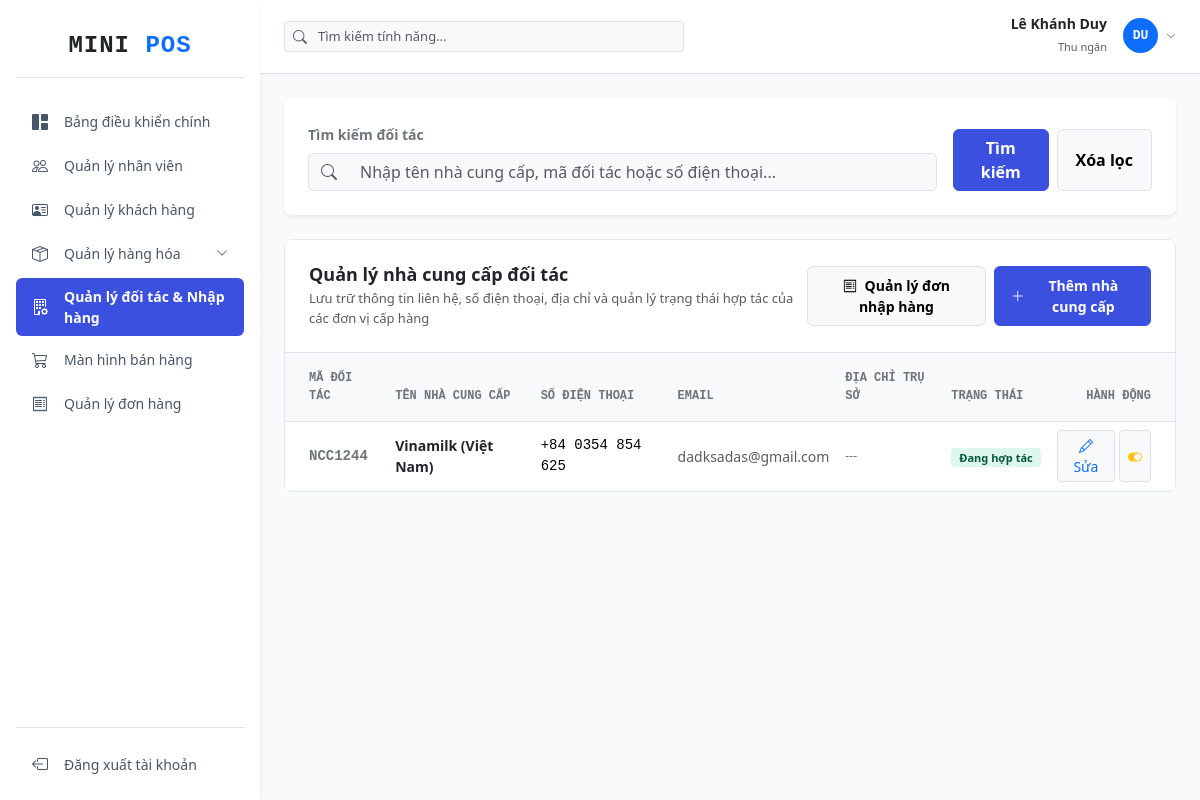
The app's page /supplier/index (signed in) with its own data.
### tables this page shows
CREATE TABLE `suppliers` (
  `id` int NOT NULL AUTO_INCREMENT,
  `supplier_code` varchar(50) NOT NULL,
  `supplier_name` varchar(255) NOT NULL,
  `phone` varchar(20) NOT NULL,
  `email` varchar(100) DEFAULT NULL,
  `address` text,
  `status` tinyint DEFAULT '1',
  `created_at` timestamp NULL DEFAULT CURRENT_TIMESTAMP,
  PRIMARY KEY (`id`),
  UNIQUE KEY `supplier_code` (`supplier_code`)
);

### controllers/SupplierController.php (called while the page is built, shortened)
<?php
require_once 'models/SupplierModel.php';
class SupplierController
{
    private $supplierModel;
    public function __construct()
    {
        $database = new Database();
        $this->db = $database->getConnection();
        $this->supplierModel = new SupplierModel($this->db);
    }
    public function index()
    {
        $search = isset($_GET['search']) ? trim($_GET['search']) : '';
        $suppliers = $this->supplierModel->getAllSuppliers($search);
        require_once 'views/supplier/index.php';
    }
}

### config/database.php (called while the page is built, shortened)
<?php
class Database
{
    private $host = DB_HOST;
    private $port = DB_PORT;
    private $db_name = DB_NAME;
    private $username = DB_USER;
    private $password = DB_PASS;
    public function getConnection()
    {
        $this->conn = null;
        try {
            $this->conn = new PDO("mysql:host=" . $this->host . ";port=" . $this->port . ";dbname=" . $this->db_name, $this->username, $this->password);
            $this->conn->setAttribute(PDO::ATTR_ERRMODE, PDO::ERRMODE_EXCEPTION);
            $this->conn->exec("set names utf8");
        } catch (PDOException $exception) {
            echo "Connection error: " . $exception->getMessage();
        }
        return $this->conn;
    }
}

### models/SupplierModel.php (called while the page is built, shortened)
<?php
class SupplierModel
{
    private $conn;
    public function __construct($db)
    {
        $this->conn = $db;
    }
    public function getAllSuppliers($search = '')
    {
        $query = "SELECT * FROM suppliers WHERE 1=1";
        $query .= " ORDER BY id DESC";
        $stmt = $this->conn->prepare($query);
        $stmt->execute();
        return $stmt->fetchAll(PDO::FETCH_ASSOC);
    }
}

### views/supplier/index.php (the view, shortened to what this page needs)
<?php
require_once 'views/layout/header.php';
$suppliers = $suppliers ?? [];
?>
<div class="card card-custom bg-white border-0 shadow-sm rounded-3 mb-4">
    <div class="card-body p-4">
        <form id="filterSupplierForm" class="row g-3 align-items-end" novalidate>
            <div class="col-md-9">
                <label class="form-label small fw-semibold text-secondary">Tìm kiếm đối tác</label>
                <div class="input-group">
                    <span class="input-group-text bg-light border-end-0 text-muted"><i class="bi bi-search"></i></span>
                    <input type="text" class="form-control bg-light border-start-0 shadow-none" id="supplierSearchInput" name="search" placeholder="Nhập tên nhà cung cấp, mã đối tác hoặc số điện thoại...">
                </div>
            </div>
            <div class="col-md-3 d-flex gap-2">
                <button type="submit" class="btn btn-primary w-100 fw-semibold shadow-none" style="background-color: #3c50e0; border-color: #3c50e0;">Tìm kiếm</button>
                <button type="button" id="btnResetSupplierFilter" class="btn btn-light border w-100 fw-semibold shadow-none">Xóa lọc</button>
            </div>
        </form>
    </div>
</div>
<div class="card card-custom bg-white mb-4">
    <div class="card-header bg-white border-bottom p-4 d-flex justify-content-between align-items-center">
        <div>
            <h4 class="fw-bold text-dark mb-1" style="font-size: 18px;">Quản lý nhà cung cấp đối tác</h4>
            <p class="text-muted small mb-0" style="font-size: 13px;">Lưu trữ thông tin liên hệ, số điện thoại, địa chỉ và quản lý trạng thái hợp tác của các đơn vị cấp hàng</p>
        </div>
        <div class="d-flex gap-2">
            <a href="/supplier/orders" class="btn btn-light border fw-semibold px-3 py-2 rounded-2 shadow-none small" style="font-size: 14px;"><i class="bi bi-receipt me-1"></i> Quản lý đơn nhập hàng</a>
            <button class="btn btn-primary fw-semibold px-3 py-2 rounded-2 d-flex align-items-center gap-2 shadow-none" style="background-color: #3c50e0; border-color: #3c50e0; font-size: 14px;" data-bs-toggle="modal" data-bs-target="#addSupplierModal">
                <i class="bi bi-plus-lg"></i> Thêm nhà cung cấp
            </button>
        </div>
    </div>
    <div class="card-body p-0">
        <div class="table-responsive">
            <table class="table table-hover align-middle mb-0" id="tblSuppliers">
                <thead class="table-light text-secondary font-monospace small border-bottom" style="background-color: #f8fafc;">
                    <tr>
                        <th class="ps-4 py-3 text-secondary" style="font-size: 12px;">MÃ ĐỐI TÁC</th>
                        <th class="py-3 text-secondary" style="font-size: 12px;">TÊN NHÀ CUNG CẤP</th>
                        <th class="py-3 text-secondary" style="font-size: 12px;">SỐ ĐIỆN THOẠI</th>
                        <th class="py-3 text-secondary" style="font-size: 12px;">EMAIL</th>
                        <th class="py-3 text-secondary" style="font-size: 12px;">ĐỊA CHỈ TRỤ SỞ</th>
                        <th class="py-3 text-secondary" style="font-size: 12px;">TRẠNG THÁI</th>
                        <th class="text-end pe-4 py-3 text-secondary" style="font-size: 12px;">HÀNH ĐỘNG</th>
                    </tr>
                </thead>
                <tbody class="text-dark" style="font-size: 14px;">
                    <?php if (!empty($suppliers)): ?>
                        <?php foreach ($suppliers as $s): ?>
                            <tr style="border-bottom: 1px solid #f1f5f9;" id="supplier-row-<?php echo $s['id']; ?>">
                                <td class="ps-4 fw-bold font-monospace text-secondary"><?php echo $s['supplier_code']; ?></td>
                                <td class="fw-bold text-dark supplier-name-text"><?php echo htmlspecialchars($s['supplier_name']); ?></td>
                                <td class="font-monospace supplier-phone-text"><?php echo $s['phone']; ?></td>
                                <td class="text-muted supplier-email-text"><?php echo htmlspecialchars($s['email'] ? $s['email'] : '---'); ?></td>
                                <td class="text-secondary small supplier-address-text" style="max-width: 250px;">
                                    <div class="text-truncate" data-bs-toggle="tooltip" title="<?php echo htmlspecialchars($s['address'] ?? ''); ?>">
                                        <?php echo htmlspecialchars($s['address'] ? $s['address'] : '---'); ?>
                                    </div>
                                </td>
                                <td>
                                    <span class="badge rounded-1 px-2 py-1 fw-semibold status-badge-el" style="<?php echo $s['status'] == 1 ? 'background-color: #def7ec; color: #03543f; font-size: 11px;' : 'background-color: #f3f4f6; color: #4b5563; font-size: 11px;'; ?>">
                                        <?php echo $s['status'] == 1 ? 'Đang hợp tác' : 'Ngừng hợp tác'; ?>
                                    </span>
                                </td>
                                <td class="text-end pe-4">
                                    <div class="d-flex justify-content-end gap-1">
                                        <button class="btn btn-sm btn-light border text-primary px-2 shadow-none" onclick="openEditModal(<?php echo $s['id']; ?>, '<?php echo htmlspecialchars($s['supplier_name'], ENT_QUOTES); ?>', '<?php echo $s['phone']; ?>', '<?php echo htmlspecialchars($s['email'], ENT_QUOTES); ?>', '<?php echo htmlspecialchars($s['address'], ENT_QUOTES); ?>')"><i class="bi bi-pencil"></i> Sửa</button>
                                        <button type="button" class="btn btn-sm border px-2 shadow-none btn-toggle-status-trigger <?php echo $s['status'] == 1 ? 'btn-light text-warning' : 'btn-light text-success'; ?>" data-id="<?php echo $s['id']; ?>" data-status="<?php echo $s['status']; ?>"><i class="bi <?php echo $s['status'] == 1 ? 'bi-toggle-on' : 'bi-toggle-off'; ?>"></i></button>
                                    </div>
                                </td>
                            </tr>
                        <?php endforeach; ?>
                    <?php endif; ?>
                </tbody>
            </table>
        </div>
    </div>
</div>
<?php require_once 'views/layout/footer.php'; ?>

### views/layout/header.php (style rules this page uses)
body { background-color: #f1f5f9; font-family: 'Segoe UI', system-ui, sans-serif; }
.card-custom { border: 1px solid #e2e8f0; border-radius: 8px; box-shadow: 0 1px 3px rgba(0, 0, 0, 0.02); }

### records on screen
suppliers: supplier_code "NCC1244", supplier_name "Vinamilk (Việt Nam)", phone "+84 0354 854 625", email "dadksadas@gmail.com", address "---", status "Đang hợp tác"

### other values on screen
$_SESSION['full_name'] "Lê Khánh Duy"
substr(end($words), 0, 2) "DU"
